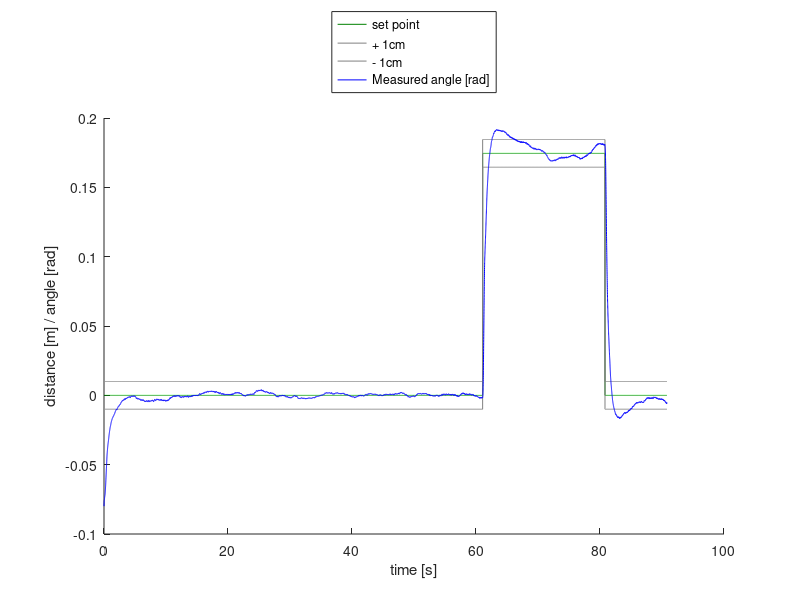

MATLAB code for this plot: (Note: this script raises an error after producing the figure.)
%Rygaard pot

analysis = load( 'analysis1.csv' );
%time, pos, motor, pos estimate, speed est, acc est, ir dist, acc raw x,
%acc raw y, acc raw z

analysis = analysis(5:end,:);

Fs_c = 200;
Fs_e = 1000;

ana_time = linspace( 0, length(analysis)/Fs_c, length(analysis) );




%plot stuff
close all
hold on

% plot setpoint
plot( ana_time, analysis(:,end), '-','Color', [0,0.5,0],'LineWidth',0.1 );
% plot 1 cm border
plot( ana_time,[analysis(:,end)+0.01,analysis(:,end)-0.01], '-','Color', [0.5,0.5,0.5],'LineWidth',0.1 );
% plot real angle
window = 10;
plot( ana_time, filtfilt(ones(1,window),window,sin(analysis(:,2))), '-','Color', [0,0,1],'LineWidth',0.1 );
% plot real pos
window = 10;
%plot( ana_time, filtfilt(ones(1,window),window,sin(analysis(:,3))), '-','Color', [1,0,0],'LineWidth',0.1 );

xlabel( 'time [s]' )
ylabel( 'distance [m] / angle [rad]' )
legend(...
    'set point',...
    '+ 1cm','- 1cm',...
    'Measured angle [rad]',...
    'Measured altitude [m]',...
    'Location', 'NorthOutside'...
);

cleanfigure('minimumPointsDistance',0.05);
saveas( gcf, 'fig', 'pdf' )
matlab2tikz('plot.tikz', 'height', '\figureheight', 'width', '\figurewidth', 'extraAxisOptions', 'legend columns = 2');
